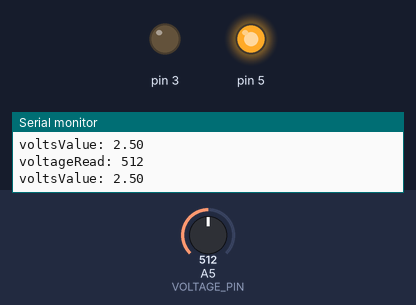
Simulated run of this program. Board: Arduino Uno, built with avr-gcc and run on an emulated ATmega328P. On the bench: output pins drawn as LEDs (lit = HIGH), the last lines printed to the serial monitor. The inputs (shaded band) are chosen by the test bench; at power-on: A5 (VOLTAGE_PIN) = 512.

Above: at 1.3 s.
1.4 s: A5 (VOLTAGE_PIN) set to 223
2.9 s: A5 (VOLTAGE_PIN) set to 193
At 4.2 s:
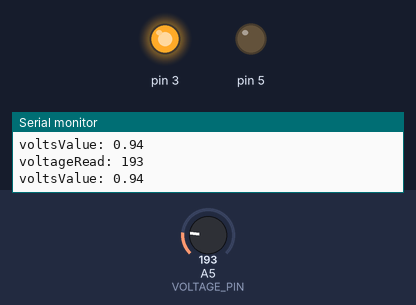
4.5 s: A5 (VOLTAGE_PIN) set to 306
At 5.6 s:
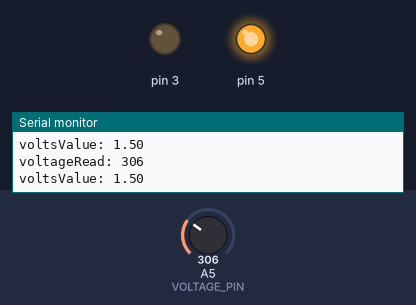
6.0 s: A5 (VOLTAGE_PIN) set to 122
At 6.8 s:
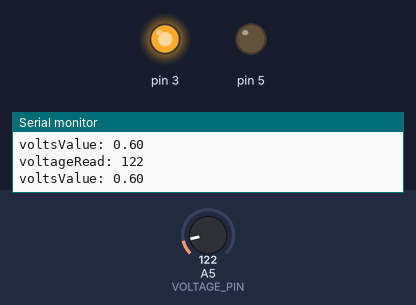
Timing chart, 0 to 8.5 s (numbered marks = the images above; inputs shaded):
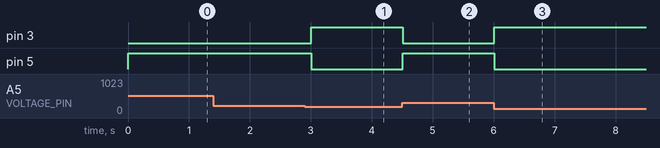

The program:

main.cpp
```cpp
#include <Arduino.h>

const int VOLTAGE_PIN=PIN_A5;
const int MAX_READ=1023;
const int MAX_VOLTS=5;
const int GREEN_PIN=PIN5;
const int RED_PIN=PIN3;

float mapToVolts(int voltageRead);

void setup() {
  pinMode(VOLTAGE_PIN, INPUT);
  pinMode(GREEN_PIN, OUTPUT);
  pinMode(RED_PIN, OUTPUT);
  Serial.begin(9600);
  while(!Serial) {}
}

void loop() {
  int voltageRead=analogRead(VOLTAGE_PIN);
  Serial.print("voltageRead: "); Serial.println(voltageRead);

  float voltsValue = mapToVolts(voltageRead);
  Serial.print("voltsValue: "); Serial.println(voltsValue);

  boolean lightsOnDetected = voltsValue > 1.0;
  boolean lightsOffDetected = !lightsOnDetected;

  digitalWrite(GREEN_PIN, lightsOnDetected);
  digitalWrite(RED_PIN, lightsOffDetected);

  delay(500);
}

float mapToVolts(int voltageRead) {
  return static_cast<float>(MAX_VOLTS) * static_cast<float>(voltageRead) / static_cast<float>(MAX_READ);
}
```

Measured:
- the behaviour switches between 205 and 204 on A5 (VOLTAGE_PIN) (found by bisection; images 0 and 1)
- after the input at 2.9 s, pin 3: LOW → HIGH after 0.11 s; pin 5: HIGH → LOW after 0.11 s
- after the input at 4.5 s, pin 3: HIGH → LOW at once; pin 5: LOW → HIGH at once
- after the input at 6.0 s, pin 3: LOW → HIGH at once; pin 5: HIGH → LOW at once
